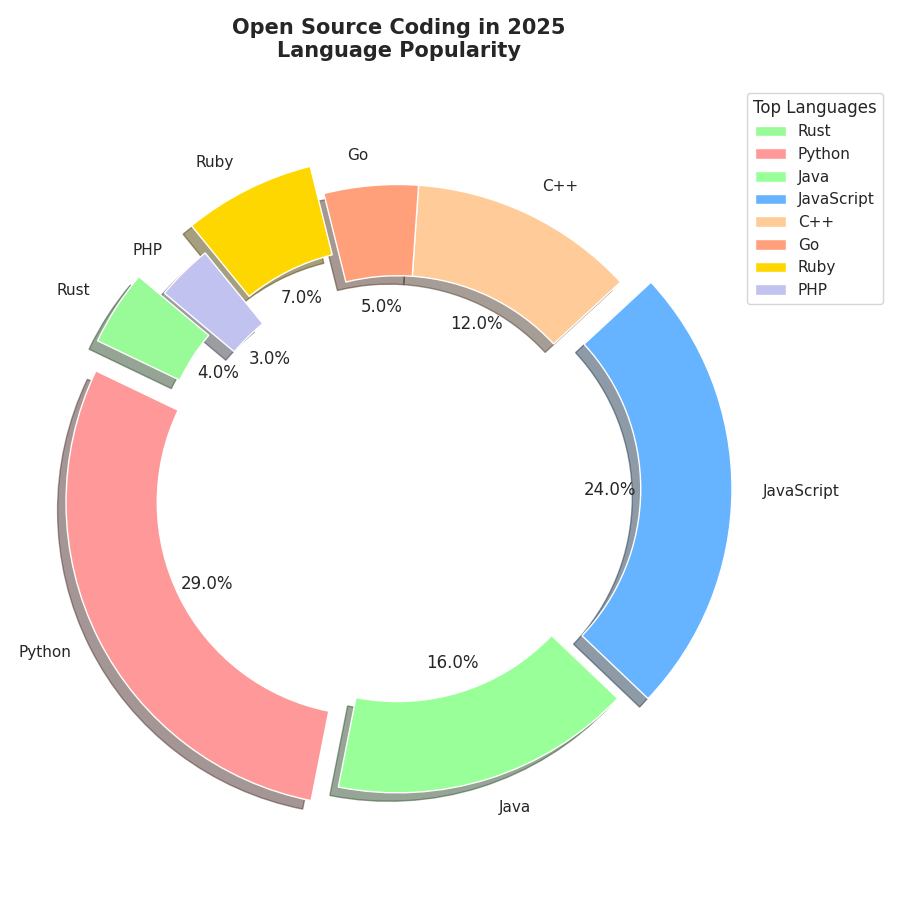

Reproduce this figure in Python.
import matplotlib.pyplot as plt

languages = ['Rust', 'Python', 'Java', 'JavaScript', 'C++', 'Go', 'Ruby', 'PHP']
usage_percentages = [4, 29, 16, 24, 12, 5, 7, 3]
colors = ['#98FB98', '#FF9999', '#99FF99', '#66B3FF', '#FFCC99', '#FFA07A', '#FFD700', '#C2C2F0']

fig, ax = plt.subplots(figsize=(9, 9))

ax.pie(
    usage_percentages, 
    labels=languages, 
    autopct='%1.1f%%', 
    startangle=140, 
    colors=colors, 
    explode=(0.1, 0.1, 0, 0.1, 0, 0, 0.1, 0), 
    shadow=True, 
    wedgeprops=dict(width=0.3)
)

ax.axis('equal')
ax.set_title('Open Source Coding in 2025\nLanguage Popularity', fontsize=15, fontweight='bold', pad=20)
ax.legend(languages, title="Top Languages", loc='upper right', bbox_to_anchor=(1.2, 1))

plt.tight_layout()
plt.show()
